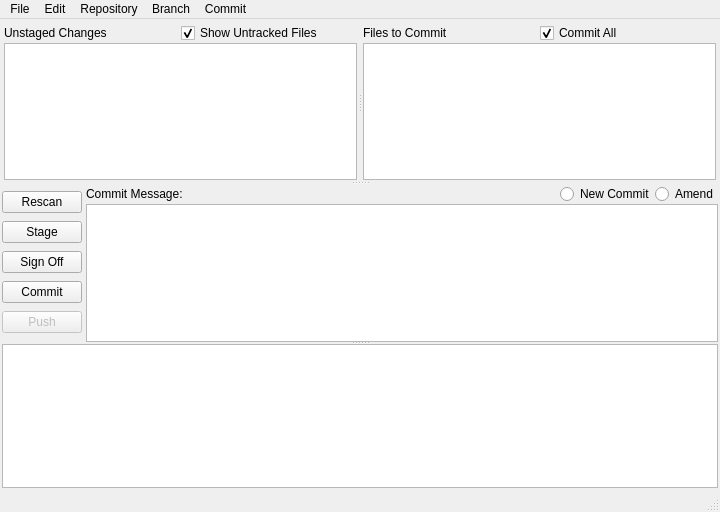
<ui version="4.0" >
 <author>David Aguilar</author>
 <class>Window</class>
 <widget class="QMainWindow" name="Window" >
  <property name="geometry" >
   <rect>
    <x>0</x>
    <y>0</y>
    <width>720</width>
    <height>512</height>
   </rect>
  </property>
  <property name="windowTitle" >
   <string>ugit</string>
  </property>
  <widget class="QWidget" name="centralwidget" >
   <layout class="QHBoxLayout" >
    <item>
     <widget class="QSplitter" name="display_splitter" >
      <property name="orientation" >
       <enum>Qt::Vertical</enum>
      </property>
      <property name="handleWidth" >
       <number>2</number>
      </property>
      <widget class="QSplitter" name="splitter_2" >
       <property name="orientation" >
        <enum>Qt::Vertical</enum>
       </property>
       <property name="handleWidth" >
        <number>2</number>
       </property>
       <widget class="QSplitter" name="splitter" >
        <property name="orientation" >
         <enum>Qt::Horizontal</enum>
        </property>
        <property name="handleWidth" >
         <number>2</number>
        </property>
        <widget class="QWidget" name="layoutWidget" >
         <layout class="QVBoxLayout" >
          <property name="spacing" >
           <number>0</number>
          </property>
          <item>
           <layout class="QHBoxLayout" >
            <property name="spacing" >
             <number>0</number>
            </property>
            <item>
             <widget class="QLabel" name="label_3" >
              <property name="text" >
               <string>Unstaged Changes</string>
              </property>
             </widget>
            </item>
            <item>
             <widget class="QCheckBox" name="untrackedCheckBox" >
              <property name="toolTip" >
               <string>Includes untracked files in the unstaged changes list.
Disabling this causes ugit to only display files known to git
in the unstaged changes list.</string>
              </property>
              <property name="text" >
               <string>Show Untracked Files</string>
              </property>
              <property name="checked" >
               <bool>true</bool>
              </property>
              <property name="tristate" >
               <bool>false</bool>
              </property>
             </widget>
            </item>
           </layout>
          </item>
          <item>
           <widget class="QListWidget" name="unstagedList" >
            <property name="font" >
             <font>
              <family>Monospace</family>
              <pointsize>11</pointsize>
             </font>
            </property>
            <property name="toolTip" >
             <string>A list of all the unstaged changes.
This list includes those files known to git and can optionally
include untracked files if "Show Untracked Files" is checked.</string>
            </property>
            <property name="alternatingRowColors" >
             <bool>true</bool>
            </property>
            <property name="selectionMode" >
             <enum>QAbstractItemView::ExtendedSelection</enum>
            </property>
            <property name="viewMode" >
             <enum>QListView::ListMode</enum>
            </property>
            <property name="uniformItemSizes" >
             <bool>true</bool>
            </property>
           </widget>
          </item>
         </layout>
        </widget>
        <widget class="QWidget" name="layoutWidget" >
         <layout class="QVBoxLayout" >
          <property name="spacing" >
           <number>0</number>
          </property>
          <item>
           <layout class="QHBoxLayout" >
            <property name="spacing" >
             <number>0</number>
            </property>
            <item>
             <widget class="QLabel" name="label_2" >
              <property name="text" >
               <string>Files to Commit</string>
              </property>
             </widget>
            </item>
            <item>
             <widget class="QCheckBox" name="commitAllCheckBox" >
              <property name="toolTip" >
               <string>Whether to commit all staged files.
Disabling this causes ugit to only commit the
selected files in the "Files to Commit" list.</string>
              </property>
              <property name="text" >
               <string>Commit All</string>
              </property>
              <property name="checked" >
               <bool>true</bool>
              </property>
             </widget>
            </item>
           </layout>
          </item>
          <item>
           <widget class="QListWidget" name="stagedList" >
            <property name="font" >
             <font>
              <family>Monospace</family>
              <pointsize>11</pointsize>
             </font>
            </property>
            <property name="toolTip" >
             <string>A list of all staged changes for the next commit.</string>
            </property>
            <property name="alternatingRowColors" >
             <bool>true</bool>
            </property>
            <property name="selectionMode" >
             <enum>QAbstractItemView::ExtendedSelection</enum>
            </property>
            <property name="viewMode" >
             <enum>QListView::ListMode</enum>
            </property>
           </widget>
          </item>
         </layout>
        </widget>
       </widget>
       <widget class="QWidget" name="layoutWidget" >
        <layout class="QHBoxLayout" >
         <property name="spacing" >
          <number>0</number>
         </property>
         <property name="leftMargin" >
          <number>0</number>
         </property>
         <property name="topMargin" >
          <number>0</number>
         </property>
         <property name="rightMargin" >
          <number>0</number>
         </property>
         <property name="bottomMargin" >
          <number>0</number>
         </property>
         <item>
          <layout class="QVBoxLayout" >
           <property name="spacing" >
            <number>1</number>
           </property>
           <item>
            <widget class="QPushButton" name="rescanButton" >
             <property name="toolTip" >
              <string>Rescan tells ugit to rescan for changes to the git repository.</string>
             </property>
             <property name="text" >
              <string>Rescan</string>
             </property>
            </widget>
           </item>
           <item>
            <widget class="QPushButton" name="stageButton" >
             <property name="toolTip" >
              <string>Invokes "git add" to stage the selected items
from the "Unstaged Changes" list.</string>
             </property>
             <property name="text" >
              <string>Stage</string>
             </property>
             <property name="flat" >
              <bool>false</bool>
             </property>
            </widget>
           </item>
           <item>
            <widget class="QPushButton" name="signOffButton" >
             <property name="toolTip" >
              <string>"Sign Off" appends the standard "Signed-Off by: ..."
message to the current commit message.</string>
             </property>
             <property name="text" >
              <string>Sign Off</string>
             </property>
            </widget>
           </item>
           <item>
            <widget class="QPushButton" name="commitButton" >
             <property name="toolTip" >
              <string>Invokes a git commit.
This commits the files listed in the "Files to Commit" list.
If "Commit All" is checked, all listed items will be committed,
otherwise only the selected items will be committed.</string>
             </property>
             <property name="text" >
              <string>Commit</string>
             </property>
            </widget>
           </item>
           <item>
            <widget class="QPushButton" name="pushButton" >
             <property name="enabled" >
              <bool>false</bool>
             </property>
             <property name="text" >
              <string>Push</string>
             </property>
            </widget>
           </item>
          </layout>
         </item>
         <item>
          <layout class="QVBoxLayout" >
           <property name="spacing" >
            <number>0</number>
           </property>
           <property name="leftMargin" >
            <number>4</number>
           </property>
           <item>
            <layout class="QHBoxLayout" >
             <property name="spacing" >
              <number>0</number>
             </property>
             <item>
              <widget class="QLabel" name="label" >
               <property name="text" >
                <string>Commit Message:</string>
               </property>
              </widget>
             </item>
             <item>
              <spacer>
               <property name="orientation" >
                <enum>Qt::Horizontal</enum>
               </property>
               <property name="sizeHint" >
                <size>
                 <width>281</width>
                 <height>20</height>
                </size>
               </property>
              </spacer>
             </item>
             <item>
              <widget class="QRadioButton" name="newCommitRadio" >
               <property name="toolTip" >
                <string>Causes the next commit to create a new commit object.</string>
               </property>
               <property name="text" >
                <string>New Commit</string>
               </property>
              </widget>
             </item>
             <item>
              <widget class="QRadioButton" name="amendRadio" >
               <property name="toolTip" >
                <string>Causes git to reuse the latest commit object.
"git commit" will be supplied with the "--amend" option so that
the most recent commit is amended with contents of the next commit.</string>
               </property>
               <property name="text" >
                <string>Amend</string>
               </property>
              </widget>
             </item>
            </layout>
           </item>
           <item>
            <layout class="QVBoxLayout" >
             <item>
              <widget class="QTextEdit" name="commitText" >
               <property name="font" >
                <font>
                 <family>Monospace</family>
                 <pointsize>12</pointsize>
                </font>
               </property>
               <property name="toolTip" >
                <string>The commit message for the next commit.
If you are going to amend a commit you can use the
"Commit -> Get Latest Comit Message" menu action to
retrieve the latest commit message prior to committing.</string>
               </property>
              </widget>
             </item>
            </layout>
           </item>
          </layout>
         </item>
        </layout>
       </widget>
      </widget>
      <widget class="QTextEdit" name="displayText" >
       <property name="font" >
        <font>
         <family>Monospace</family>
         <pointsize>11</pointsize>
        </font>
       </property>
       <property name="readOnly" >
        <bool>true</bool>
       </property>
      </widget>
     </widget>
    </item>
   </layout>
  </widget>
  <widget class="QMenuBar" name="menubar" >
   <property name="geometry" >
    <rect>
     <x>0</x>
     <y>0</y>
     <width>720</width>
     <height>28</height>
    </rect>
   </property>
   <widget class="QMenu" name="menuRepository" >
    <property name="title" >
     <string>Repository</string>
    </property>
    <addaction name="browseBranch" />
    <addaction name="browseOtherBranch" />
    <addaction name="separator" />
    <addaction name="rebase" />
    <addaction name="separator" />
    <addaction name="visualizeCurrent" />
    <addaction name="visualizeAll" />
   </widget>
   <widget class="QMenu" name="menuCommit" >
    <property name="title" >
     <string>Commit</string>
    </property>
    <addaction name="rescan" />
    <addaction name="separator" />
    <addaction name="stageChanged" />
    <addaction name="stageUntracked" />
    <addaction name="stageSelected" />
    <addaction name="separator" />
    <addaction name="unstageAll" />
    <addaction name="unstageSelected" />
    <addaction name="separator" />
    <addaction name="commitAll" />
    <addaction name="commitSelected" />
    <addaction name="separator" />
    <addaction name="exportPatches" />
    <addaction name="cherryPick" />
    <addaction name="separator" />
    <addaction name="setCommitMessage" />
    <addaction name="showDiffstat" />
   </widget>
   <widget class="QMenu" name="menuEdit" >
    <property name="title" >
     <string>Edit</string>
    </property>
    <addaction name="undo" />
    <addaction name="redo" />
    <addaction name="separator" />
    <addaction name="cut" />
    <addaction name="copy" />
    <addaction name="paste" />
    <addaction name="delete" />
    <addaction name="separator" />
    <addaction name="selectAll" />
    <addaction name="separator" />
    <addaction name="options" />
   </widget>
   <widget class="QMenu" name="menuFile" >
    <property name="title" >
     <string>File</string>
    </property>
    <addaction name="loadCommit" />
    <addaction name="separator" />
    <addaction name="quit" />
   </widget>
   <widget class="QMenu" name="menuBranch" >
    <property name="title" >
     <string>Branch</string>
    </property>
    <addaction name="createBranch" />
    <addaction name="checkoutBranch" />
    <addaction name="rebaseBranch" />
    <addaction name="deleteBranch" />
   </widget>
   <addaction name="menuFile" />
   <addaction name="menuEdit" />
   <addaction name="menuRepository" />
   <addaction name="menuBranch" />
   <addaction name="menuCommit" />
  </widget>
  <widget class="QStatusBar" name="statusbar" />
  <action name="browseBranch" >
   <property name="text" >
    <string>Browse master</string>
   </property>
  </action>
  <action name="browseOtherBranch" >
   <property name="text" >
    <string>Browse Other Branch...</string>
   </property>
  </action>
  <action name="unstageSelected" >
   <property name="text" >
    <string>Unstage Selected</string>
   </property>
  </action>
  <action name="rebase" >
   <property name="enabled" >
    <bool>false</bool>
   </property>
   <property name="text" >
    <string>Fetch and Rebase</string>
   </property>
  </action>
  <action name="visualizeCurrent" >
   <property name="text" >
    <string>Visualize Current Branch</string>
   </property>
   <property name="shortcut" >
    <string>Alt+V</string>
   </property>
  </action>
  <action name="visualizeAll" >
   <property name="text" >
    <string>Visualize Entire History</string>
   </property>
   <property name="shortcut" >
    <string>Alt+H</string>
   </property>
  </action>
  <action name="showDiffstat" >
   <property name="text" >
    <string>Show Latest Diffstat</string>
   </property>
   <property name="shortcut" >
    <string>Ctrl+D</string>
   </property>
  </action>
  <action name="stageChanged" >
   <property name="text" >
    <string>Stage All Changed</string>
   </property>
   <property name="shortcut" >
    <string>Alt+A</string>
   </property>
  </action>
  <action name="stageUntracked" >
   <property name="text" >
    <string>Stage All Untracked</string>
   </property>
   <property name="shortcut" >
    <string>Alt+U</string>
   </property>
  </action>
  <action name="stageSelected" >
   <property name="text" >
    <string>Stage Selected</string>
   </property>
   <property name="shortcut" >
    <string>Alt+T</string>
   </property>
  </action>
  <action name="exportPatches" >
   <property name="text" >
    <string>Export Patches...</string>
   </property>
   <property name="shortcut" >
    <string>Ctrl+E</string>
   </property>
  </action>
  <action name="cut" >
   <property name="text" >
    <string>Cut</string>
   </property>
   <property name="shortcut" >
    <string>Ctrl+X</string>
   </property>
  </action>
  <action name="copy" >
   <property name="text" >
    <string>Copy</string>
   </property>
   <property name="shortcut" >
    <string>Ctrl+C</string>
   </property>
  </action>
  <action name="paste" >
   <property name="text" >
    <string>Paste</string>
   </property>
   <property name="shortcut" >
    <string>Ctrl+V</string>
   </property>
  </action>
  <action name="selectAll" >
   <property name="text" >
    <string>Select All</string>
   </property>
   <property name="shortcut" >
    <string>Ctrl+A</string>
   </property>
  </action>
  <action name="options" >
   <property name="enabled" >
    <bool>false</bool>
   </property>
   <property name="text" >
    <string>Options...</string>
   </property>
   <property name="shortcut" >
    <string>Ctrl+O</string>
   </property>
  </action>
  <action name="delete" >
   <property name="text" >
    <string>Delete</string>
   </property>
   <property name="shortcut" >
    <string>Del</string>
   </property>
  </action>
  <action name="undo" >
   <property name="text" >
    <string>Undo</string>
   </property>
   <property name="shortcut" >
    <string>Ctrl+Z</string>
   </property>
  </action>
  <action name="redo" >
   <property name="text" >
    <string>Redo</string>
   </property>
   <property name="shortcut" >
    <string>Ctrl+Shift+Z</string>
   </property>
  </action>
  <action name="rescan" >
   <property name="text" >
    <string>Rescan</string>
   </property>
   <property name="shortcut" >
    <string>Ctrl+R</string>
   </property>
  </action>
  <action name="commitSelected" >
   <property name="text" >
    <string>Commit Selected</string>
   </property>
   <property name="shortcut" >
    <string>Alt+S</string>
   </property>
  </action>
  <action name="commitAll" >
   <property name="text" >
    <string>Commit All</string>
   </property>
   <property name="shortcut" >
    <string>Ctrl+S</string>
   </property>
  </action>
  <action name="setCommitMessage" >
   <property name="text" >
    <string>Get Latest Commit Message</string>
   </property>
  </action>
  <action name="cherryPick" >
   <property name="text" >
    <string>Cherry-Pick Commits...</string>
   </property>
   <property name="shortcut" >
    <string>Ctrl+P</string>
   </property>
  </action>
  <action name="unstageAll" >
   <property name="text" >
    <string>Unstage All</string>
   </property>
  </action>
  <action name="quit" >
   <property name="text" >
    <string>Quit</string>
   </property>
   <property name="shortcut" >
    <string>Ctrl+Q</string>
   </property>
  </action>
  <action name="loadCommit" >
   <property name="enabled" >
    <bool>false</bool>
   </property>
   <property name="text" >
    <string>Load Commit Message...</string>
   </property>
  </action>
  <action name="createBranch" >
   <property name="text" >
    <string>Create...</string>
   </property>
   <property name="shortcut" >
    <string>Ctrl+B</string>
   </property>
  </action>
  <action name="checkoutBranch" >
   <property name="text" >
    <string>Checkout...</string>
   </property>
   <property name="shortcut" >
    <string>Alt+B</string>
   </property>
  </action>
  <action name="rebaseBranch" >
   <property name="text" >
    <string>Rebase...</string>
   </property>
  </action>
  <action name="renameBranch" >
   <property name="enabled" >
    <bool>false</bool>
   </property>
   <property name="text" >
    <string>Rename...</string>
   </property>
  </action>
  <action name="deleteBranch" >
   <property name="text" >
    <string>Delete...</string>
   </property>
  </action>
 </widget>
 <layoutdefault spacing="2" margin="2" />
 <tabstops>
  <tabstop>commitText</tabstop>
  <tabstop>stagedList</tabstop>
  <tabstop>unstagedList</tabstop>
  <tabstop>rescanButton</tabstop>
  <tabstop>stageButton</tabstop>
  <tabstop>signOffButton</tabstop>
  <tabstop>commitButton</tabstop>
  <tabstop>pushButton</tabstop>
  <tabstop>commitAllCheckBox</tabstop>
  <tabstop>untrackedCheckBox</tabstop>
  <tabstop>newCommitRadio</tabstop>
  <tabstop>amendRadio</tabstop>
  <tabstop>displayText</tabstop>
 </tabstops>
 <resources/>
 <connections>
  <connection>
   <sender>quit</sender>
   <signal>triggered()</signal>
   <receiver>Window</receiver>
   <slot>close()</slot>
   <hints>
    <hint type="sourcelabel" >
     <x>-1</x>
     <y>-1</y>
    </hint>
    <hint type="destinationlabel" >
     <x>294</x>
     <y>209</y>
    </hint>
   </hints>
  </connection>
 </connections>
 <designerdata>
  <property name="gridDeltaX" >
   <number>4</number>
  </property>
  <property name="gridDeltaY" >
   <number>4</number>
  </property>
  <property name="gridSnapX" >
   <bool>true</bool>
  </property>
  <property name="gridSnapY" >
   <bool>true</bool>
  </property>
  <property name="gridVisible" >
   <bool>false</bool>
  </property>
 </designerdata>
</ui>
